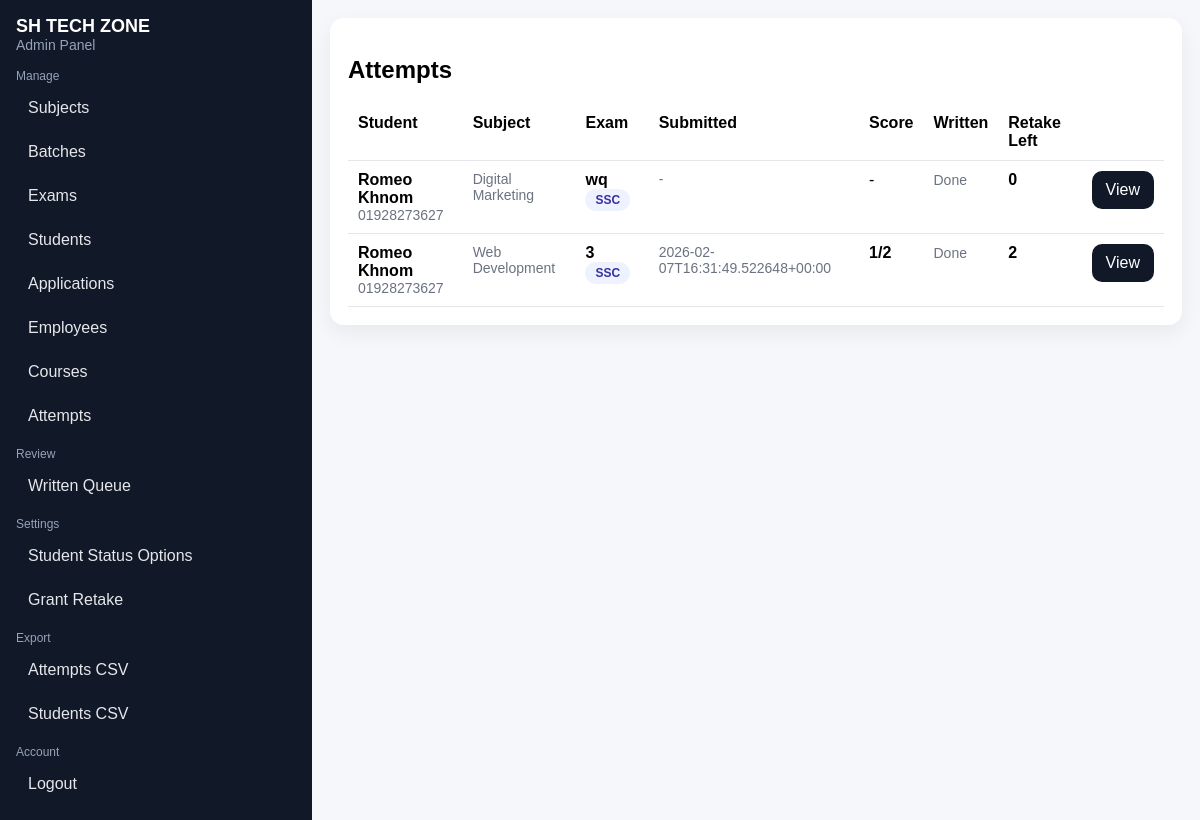
The page /admin/attempts (signed in) on the database its author committed.
### tables this page shows
CREATE TABLE attempts (
        id INTEGER PRIMARY KEY AUTOINCREMENT,
        user_id INTEGER NOT NULL,
        exam_id INTEGER NOT NULL,
        started_at TEXT NOT NULL,
        submitted_at TEXT,
        score INTEGER,
        total INTEGER,
        pending_written INTEGER NOT NULL DEFAULT 0,
        allowed_extra_attempts INTEGER NOT NULL DEFAULT 0,
        FOREIGN KEY (user_id) REFERENCES users(id) ON DELETE CASCADE,
        FOREIGN KEY (exam_id) REFERENCES exams(id) ON DELETE CASCADE
    );

CREATE TABLE users (
        id INTEGER PRIMARY KEY AUTOINCREMENT,
        name TEXT NOT NULL,
        student_code TEXT UNIQUE,
        phone TEXT UNIQUE NOT NULL,
        whatsapp TEXT NOT NULL,
        subject_id INTEGER,
        batch_id INTEGER,
        password_hash TEXT NOT NULL,
        created_at TEXT NOT NULL,
        is_blocked INTEGER NOT NULL DEFAULT 0,
        status TEXT NOT NULL DEFAULT 'registered',
        location TEXT NOT NULL DEFAULT '-',
        current_status TEXT NOT NULL DEFAULT '-',
        education_level TEXT NOT NULL DEFAULT '-',
        profile_image TEXT,
        FOREIGN KEY (subject_id) REFERENCES subjects(id),
        FOREIGN KEY (batch_id) REFERENCES batches(id)
    );

CREATE TABLE subjects (
        id INTEGER PRIMARY KEY AUTOINCREMENT,
        name TEXT UNIQUE NOT NULL,
        is_active INTEGER NOT NULL DEFAULT 1,
        image_path TEXT,
        description TEXT,
        created_at TEXT NOT NULL
    );

CREATE TABLE exams (
        id INTEGER PRIMARY KEY AUTOINCREMENT,
        subject_id INTEGER,
        batch_id INTEGER,
        title TEXT NOT NULL,
        label TEXT NOT NULL DEFAULT 'SSC',
        duration_minutes INTEGER NOT NULL DEFAULT 20,
        is_active INTEGER NOT NULL DEFAULT 1,
        visibility TEXT NOT NULL DEFAULT 'approved', -- 'registered' or 'approved'
        created_at TEXT NOT NULL,
        FOREIGN KEY (subject_id) REFERENCES subjects(id),
        FOREIGN KEY (batch_id) REFERENCES batches(id)
    );

### app.py (the view)
@app.route("/admin/attempts")
@admin_required
def admin_attempts():
    conn = get_db()
    rows = conn.execute(
        """SELECT a.*, u.name AS student_name, u.phone, e.title AS exam_title, e.label, s.name AS subject_name
           FROM attempts a
           JOIN users u ON u.id=a.user_id
           JOIN exams e ON e.id=a.exam_id
           LEFT JOIN subjects s ON s.id=e.subject_id
           ORDER BY a.started_at DESC"""
    ).fetchall()
    conn.close()
    return render_template("admin/attempts.html", site_name=SITE_NAME, rows=rows)

### app.py (called while the page is built)
def get_db():
    conn = sqlite3.connect(DB_PATH)
    conn.row_factory = sqlite3.Row
    try:
        conn.execute("PRAGMA foreign_keys = ON")
    except Exception:
        pass
    return conn

def admin_required(fn):
    @wraps(fn)
    def wrapper(*args, **kwargs):
        if not session.get("admin"):
            return redirect(url_for("admin_login"))
        return fn(*args, **kwargs)
    return wrapper

### templates/admin/attempts.html
{% extends "admin/base.html" %}
{% block content %}
  <h2>Attempts</h2>
  {% if rows %}
    <table>
      <thead>
        <tr>
          <th>Student</th>
          <th>Subject</th>
          <th>Exam</th>
          <th>Submitted</th>
          <th>Score</th>
          <th>Written</th>
          <th>Retake Left</th>
          <th></th>
        </tr>
      </thead>
      <tbody>
        {% for r in rows %}
          <tr>
            <td><b>{{ r.student_name }}</b><div class="muted">{{ r.phone }}</div></td>
            <td class="muted">{{ r.subject_name or '-' }}</td>
            <td><b>{{ r.exam_title }}</b> <span class="pill">{{ r.label }}</span></td>
            <td class="muted">{{ r.submitted_at or "-" }}</td>
            <td>{% if r.score is not none %}<b>{{ r.score }}/{{ r.total }}</b>{% else %}-{% endif %}</td>
            <td>
              {% if r.pending_written and r.pending_written > 0 %}
                <span class="tag tagPend">Pending {{ r.pending_written }}</span>
              {% else %}
                <span class="muted">Done</span>
              {% endif %}
            </td>
            <td><b>{{ r.allowed_extra_attempts }}</b></td>
            <td><a class="btn btn2" href="{{ url_for('admin_attempt_detail', attempt_id=r.id) }}">View</a></td>
          </tr>
        {% endfor %}
      </tbody>
    </table>
  {% else %}
    <p class="muted">No attempts.</p>
  {% endif %}
{% endblock %}

### templates/admin/base.html (style rules this page uses)
body { font-family: Arial, sans-serif; margin: 0; background: #f6f7fb; }
.muted { color:#6b7280; font-size: 14px; }
a.btn, button.btn { display:inline-block; padding: 10px 14px; border-radius: 10px; border: 0; text-decoration:none; background:#111827; color:#fff; cursor:pointer; }
.btn2 { background:#2563eb; }
table { width:100%; border-collapse: collapse; }
th, td { text-align:left; padding:10px; border-bottom: 1px solid #e5e7eb; vertical-align: top; }
.pill { display:inline-block; padding: 4px 10px; border-radius: 999px; background:#eef2ff; color:#3730a3; font-weight:700; font-size:12px; }

### rows shown on the page
attempts: student_name "Romeo Khnom", phone "01928273627", name "Digital Marketing", exam_title "wq", label "SSC", submitted_at "-", pending_written "Done", allowed_extra_attempts "0"
attempts: student_name "Romeo Khnom", phone "01928273627", name "Web Development", exam_title "3", label "SSC", submitted_at "2026-02-07T16:31:49.522648+00:00", score "1", total "2", pending_written "Done", allowed_extra_attempts "2"

### other values the page prints
{{ site_name }} "SH TECH ZONE"
